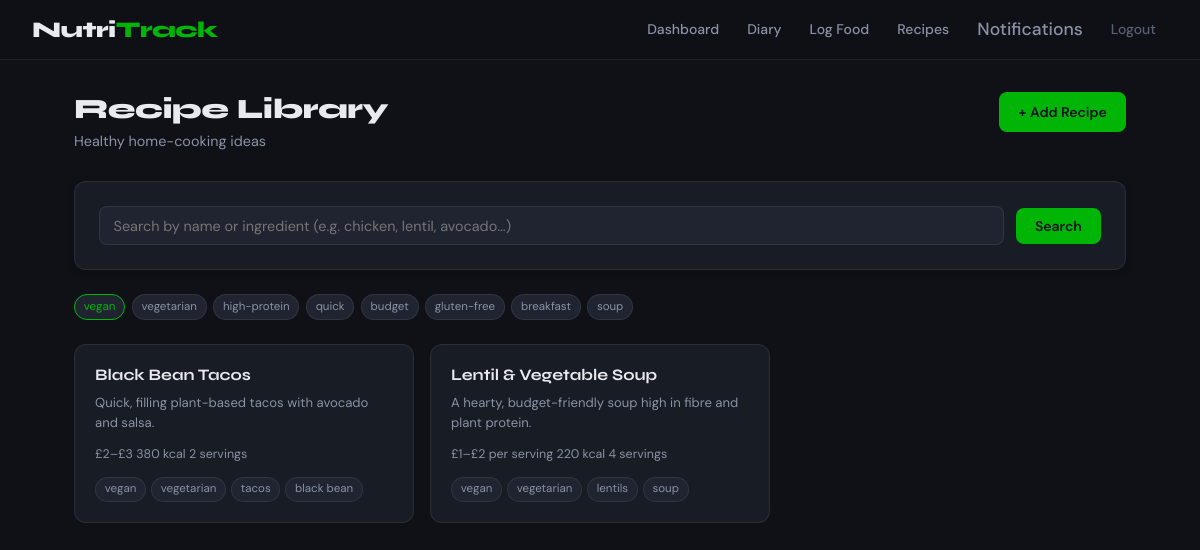
The app's page /recipes?tag=vegan (signed in) with its own data.
### app.py (models this page shows, shortened)
class Recipe(db.Model):
    id = db.Column(db.Integer, primary_key=True)
    title = db.Column(db.String(200), nullable=False)
    description = db.Column(db.Text, nullable=True)
    ingredients = db.Column(db.Text, nullable=False)  # stored as JSON string
    instructions = db.Column(db.Text, nullable=False)
    cook_time_mins = db.Column(db.Integer, nullable=True)
    prep_time_mins = db.Column(db.Integer, nullable=True)
    servings = db.Column(db.Integer, nullable=True, default=2)
    cost_estimate = db.Column(db.String(20), nullable=True)
    calories_per_serving = db.Column(db.Float, nullable=True)
    protein_per_serving = db.Column(db.Float, nullable=True)
    carbs_per_serving = db.Column(db.Float, nullable=True)
    fat_per_serving = db.Column(db.Float, nullable=True)
    tags = db.Column(db.String(300), nullable=True)  # comma separated
    image_url = db.Column(db.String(500), nullable=True)
    created_by = db.Column(db.Integer, db.ForeignKey("user.id"), nullable=True)
    created = db.Column(db.DateTime, default=datetime.utcnow)
    comments = db.relationship("RecipeComment", backref="recipe", lazy=True)
    def average_rating(self):
        if not self.comments:
            return None
        rated = [c.rating for c in self.comments if c.rating is not None]
        if not rated:
            return None
        return round(sum(rated) / len(rated), 1)

### app.py (the view)
@app.route("/recipes")
@login_required
def recipes():
    user = get_current_user()
    search = request.args.get("search", "").strip()
    tag = request.args.get("tag", "").strip()
    q = Recipe.query
    if search:
        q = q.filter(db.or_(
            Recipe.title.ilike(f"%{search}%"),
            Recipe.ingredients.ilike(f"%{search}%"),
            Recipe.tags.ilike(f"%{search}%")
        ))
    if tag:
        q = q.filter(Recipe.tags.ilike(f"%{tag}%"))
    all_recipes = q.order_by(Recipe.created.desc()).all()
    return render_template("recipes.html", saved={}, user=user, recipes=all_recipes, search=search, tag=tag)

### app.py (called while the page is built)
def login_required(f):
    @wraps(f)
    def decorated(*args, **kwargs):
        user = get_current_user()
        if user is None:
            session.clear()
            flash("Please log in to access this page.", "warning")
            return redirect(url_for("login"))
        return f(*args, **kwargs)
    return decorated

def get_current_user():
    if "user_id" not in session:
        return None
    user = User.query.get(session["user_id"])
    if user is None:
        session.clear()
        return None
    return user

@app.context_processor
def inject_globals():
    return {
        "current_user": get_current_user()
    }

### templates/recipes.html (shortened to what this page needs)
{% extends "base.html" %}
{% block content %}
<div class="page-header">
    <div>
        <h1 class="page-title">Recipe Library</h1>
        <p class="page-subtitle">Healthy home-cooking ideas</p>
    </div>
    <a href="{{ url_for('add_recipe') }}" class="btn btn-primary">+ Add Recipe</a>
</div>
<div class="card">
    <form method="GET" class="search-row">
        <input type="text" name="search" value="{{ search }}" placeholder="Search by name or ingredient (e.g. chicken, lentil, avocado...)" class="search-input">
        <button type="submit" class="btn btn-primary">Search</button>
    </form>
</div>
<div class="tag-filters section-gap">
    {% for t in ['vegan', 'vegetarian', 'high-protein', 'quick', 'budget', 'gluten-free', 'breakfast', 'soup'] %}
    <a href="{{ url_for('recipes', tag=t) }}" class="tag tag-filter {% if tag == t %}tag-filter--active{% endif %}">{{ t }}</a>
    {% endfor %}
</div>
{% if recipes %}
<div class="recipes-grid section-gap">
    {% for recipe in recipes %}
    <a href="{{ url_for('view_recipe', recipe_id=recipe.id) }}" class="recipe-card">
        <div class="recipe-header">
            <h3 class="recipe-title">{{ recipe.title }}</h3>
        </div>
        {% if recipe.description %}
            <p class="recipe-desc">{{ recipe.description[:100] }}{% if recipe.description|length > 100 %}...{% endif %}</p>
        {% endif %}
        <div class="recipe-meta-row">
            {% if recipe.prep_time_mins or recipe.cook_time_mins %}
                <span class="recipe-meta-item" {{ (recipe.prep_time_mins or 0) + (recipe.cook_time_mins or 0) }} mins</span>
            {% endif %}
            {% if recipe.cost_estimate %}
                <span class="recipe-meta-item"> {{ recipe.cost_estimate }}</span>
            {% endif %}
            {% if recipe.calories_per_serving %}
                <span class="recipe-meta-item"> {{ recipe.calories_per_serving | int }} kcal</span>
            {% endif %}
            {% if recipe.servings %}
                <span class="recipe-meta-item"> {{ recipe.servings }} servings</span>
            {% endif %}
        </div>
        {% if recipe.tags %}
        <div class="recipe-tags">
            {% for t in recipe.tags.split(',')[:4] %}
                <span class="tag">{{ t.strip() }}</span>
            {% endfor %}
        </div>
        {% endif %}
    </a>
    {% endfor %}
</div>
{% else %}
<div class="empty-state section-gap">
    <p>No recipes found{% if search %} for "{{ search }}"{% endif %}.</p>
    <a href="{{ url_for('add_recipe') }}" class="btn btn-primary btn-sm">Add the first one</a>
</div>
{% endif %}
{% endblock %}

### static/css/styles.css (style rules this page uses)
:root { --bg: #0f1117; --surface: #181c24; --surface-2: #1f2430; --border: rgba(255,255,255,0.08); --border-hover: rgba(255,255,255,0.15); --green: lab(64.02% -64.83 61.56); --green-dim: rgba(94,196,139,0.15); --green-dark: lab(64.02% -64.83 61.56); --amber: #f59e0b; --red: #ff6363; --red-dim: rgba(255,99,99,0.15); --blue: #60a5fa; --text: #e8eaf0; --text-muted: #8b92a5; --text-dim: #5a6175; --radius: 12px; --radius-sm: 8px; --radius-lg: 18px; --shadow: 0 4px 24px rgba(0,0,0,0.35); --shadow-sm: 0 2px 8px rgba(0,0,0,0.2); --font-display: 'Syne', sans-serif; --font-body: 'DM Sans', sans-serif; }
*, *::before, *::after { box-sizing: border-box; margin: 0; padding: 0; }
html { font-size: 16px; scroll-behavior: smooth; }
body { font-family: var(--font-body); background: var(--bg); color: var(--text); line-height: 1.6; min-height: 100vh; }
a { color: var(--green); text-decoration: none; }
.card { background: var(--surface); border: 1px solid var(--border); border-radius: var(--radius); padding: 1.5rem; box-shadow: var(--shadow-sm); }
.section-gap { margin-top: 1.5rem; }
.page-header { display: flex; align-items: flex-start; justify-content: space-between; margin-bottom: 1.75rem; flex-wrap: wrap; gap: 1rem; }
.page-title { font-family: var(--font-display); font-size: 1.75rem; font-weight: 800; color: var(--text); letter-spacing: -0.5px; line-height: 1.25; }
.page-subtitle { color: var(--text-muted); font-size: 0.9rem; margin-top: 0.2rem; }
.btn { display: inline-flex; align-items: center; gap: 0.4rem; padding: 0.55rem 1.2rem; border-radius: var(--radius-sm); font-family: var(--font-body); font-size: 0.875rem; font-weight: 500; cursor: pointer; border: none; transition: opacity 0.15s, transform 0.1s; white-space: nowrap; text-decoration: none; }
.btn-primary { background: var(--green); color: #0f1117; font-weight: 600; }
input[type="text"], input[type="email"], input[type="password"], input[type="number"], input[type="date"], select, textarea { background: var(--surface-2); border: 1px solid var(--border); border-radius: var(--radius-sm); color: var(--text); font-family: var(--font-body); font-size: 0.9rem; padding: 0.6rem 0.85rem; transition: border-color 0.15s; width: 100%; outline: none; }
.search-row { display: flex; gap: 0.75rem; align-items: center; }
.search-input { flex: 1; }
.tag { display: inline-block; font-size: 0.72rem; padding: 0.15rem 0.55rem; background: var(--surface-2); border: 1px solid var(--border); border-radius: 999px; color: var(--text-muted); white-space: nowrap; }
.tag-filters { display: flex; flex-wrap: wrap; gap: 0.4rem; }
.tag-filter { cursor: pointer; transition: border-color 0.15s, color 0.15s; }
.tag-filter:hover, .tag-filter--active { border-color: var(--green); color: var(--green); }
.recipes-grid { display: grid; grid-template-columns: repeat(auto-fill, minmax(280px, 1fr)); gap: 1rem; }
.recipe-card { display: block; background: var(--surface); border: 1px solid var(--border); border-radius: var(--radius); padding: 1.25rem; transition: border-color 0.15s, transform 0.15s; color: var(--text); position: relative; }
.recipe-header { display: flex; justify-content: space-between; align-items: flex-start; margin-bottom: 0.5rem; }
.recipe-title { font-family: var(--font-display); font-size: 1rem; font-weight: 700; line-height: 1.3; }
.recipe-desc { font-size: 0.82rem; color: var(--text-muted); margin-bottom: 0.75rem; line-height: 1.5; }
.recipe-meta-row { display: flex; flex-wrap: wrap; gap: 0.5rem; margin-bottom: 0.75rem; }
.recipe-meta-item { font-size: 0.78rem; color: var(--text-muted); }
.recipe-tags { display: flex; flex-wrap: wrap; gap: 0.3rem; }

### records on screen
Recipe: title "Black Bean Tacos", description "Quick, filling plant-based tacos with avocado and salsa.", cost_estimate "£2–£3", calories_per_serving "380", servings "2", strip "vegan" "vegetarian" "tacos" "black bean"
Recipe: title "Lentil & Vegetable Soup", description "A hearty, budget-friendly soup high in fibre and plant protein.", cost_estimate "£1–£2 per serving", calories_per_serving "220", servings "4", strip "vegan" "vegetarian" "lentils" "soup"

### other values on screen
{{ t }} "vegan" "vegetarian" "high-protein" "quick" "budget" "gluten-free" "breakfast" "soup"
